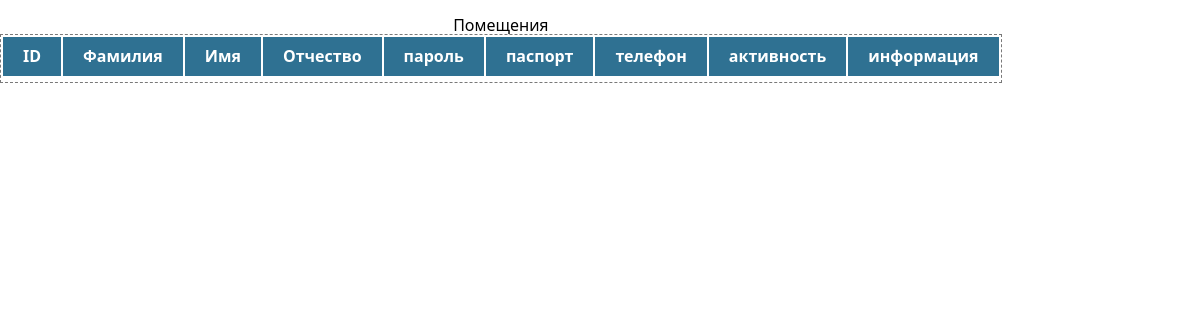
Page /documents.php on the earlier database version.
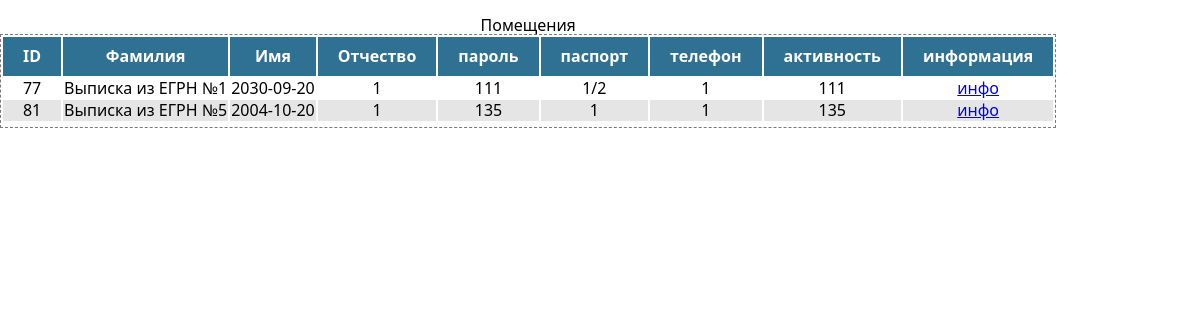
Same page on the later database version.
### tables this page shows
CREATE TABLE `documents` (
  `document_id` int(11) NOT NULL,
  `title` varchar(300) NOT NULL,
  `date` date NOT NULL,
  `owner_id` int(11) NOT NULL,
  `unit_id` int(11) NOT NULL,
  `fraction` varchar(20) NOT NULL,
  `activity` tinyint(1) NOT NULL
);

CREATE TABLE `units` (
  `unit_id` int(11) NOT NULL,
  `number` varchar(8) NOT NULL,
  `type_id` int(11) NOT NULL,
  `area` decimal(10,2) NOT NULL,
  `building` int(1) NOT NULL,
  `entrance` int(2) NOT NULL,
  `floor` int(2) NOT NULL
);

### documents.php (the view, shortened to what this page needs)
<?php
    require_once "connect.php";
?>
<!DOCTYPE html>
<html lang="ru">
<head>
    <link rel="stylesheet" href="./css/normalize.css"/>
    <link rel="stylesheet" href="./css/styles.css"/>
</head>
<body>
    <table class="units-table">
        <caption>Помещения</caption>
        <thead>
            <tr>
                <th>ID</th>
                <th>Фамилия</th>
                <th>Имя</th>
                <th>Отчество</th>
                <th>пароль</th>
                <th>паспорт</th>
                <th>телефон</th>
                <th>активность</th>
                <th>информация</th>
            </tr>
        </thead>
        <tbody>
        <?php
            $query = mysqli_query($connect, "SELECT * FROM documents
            LEFT JOIN units
            ON units.unit_id = documents.unit_id
            LEFT JOIN owners
            ON owners.owner_id = documents.owner_id
            INNER JOIN unit_types
            ON unit_types.unit_type_id = units.type_id
            WHERE owners.owner_id = 1
            ");
            $tables = mysqli_fetch_all($query);
            ?><pre><?php  ?></pre><?php
            for ($i = 0; $i < count($tables); $i++) {
                ?>
                <tr class="align-center">
                    <td class="owner-id"><?= $tables[$i][0]; ?></td>
                    <td class="owner-lastname"><?= $tables[$i][1]; ?></td>
                    <td class="owner-name"><?= $tables[$i][2]; ?></td>
                    <td class="owner-midname"><?= $tables[$i][3]; ?></td>
                    <td class="owner-password"><?= $tables[$i][4]; ?></td>
                    <td class="owner-passport"><?= $tables[$i][5]; ?></td>
                    <td class="owner-phone"><?= $tables[$i][6]; ?></td>
                    <td class="owner-activity"><?= $tables[$i][7]; ?></td>
                    <td class="owner-info"><a href="/owner.php?unit=<?= $tables[$i][0]; ?>">инфо</a></td>
                </tr>
                <?
            }
        ?>
        </tbody>
        <tfoot>
            <tr>
                <td> </td>
                <td> </td>
                <td> </td>
                <td class="json"><?php echo ("") ?></td>
            </tr>
        </tfoot>
    </table>
</body>
</html>

### css/styles.css (style rules this page uses)
body { font-family: 'Segoe UI', Tahoma, Geneva, Verdana, sans-serif; }
.units-table { border: 1px dashed rgb(121, 121, 121); background-color: rgb(255, 255, 255); }
.units-table th { padding: 10px 20px; background-color: rgb(47, 113, 146); color:rgb(255, 255, 255); }
.units-table tr:nth-child(2n) { background-color: rgba(0, 0, 0, .1); }
.align-center { text-align: center; }

Differences in the rows shown:
added documents: document_id "77", title "Выписка из ЕГРН №1", date "2030-09-20", owner "1", unit "111", fraction "1/2", activity "1", unit.unit_id "111"
added documents: document_id "81", title "Выписка из ЕГРН №5", date "2004-10-20", owner "1", unit "135", fraction "1", activity "1", unit.unit_id "135"
